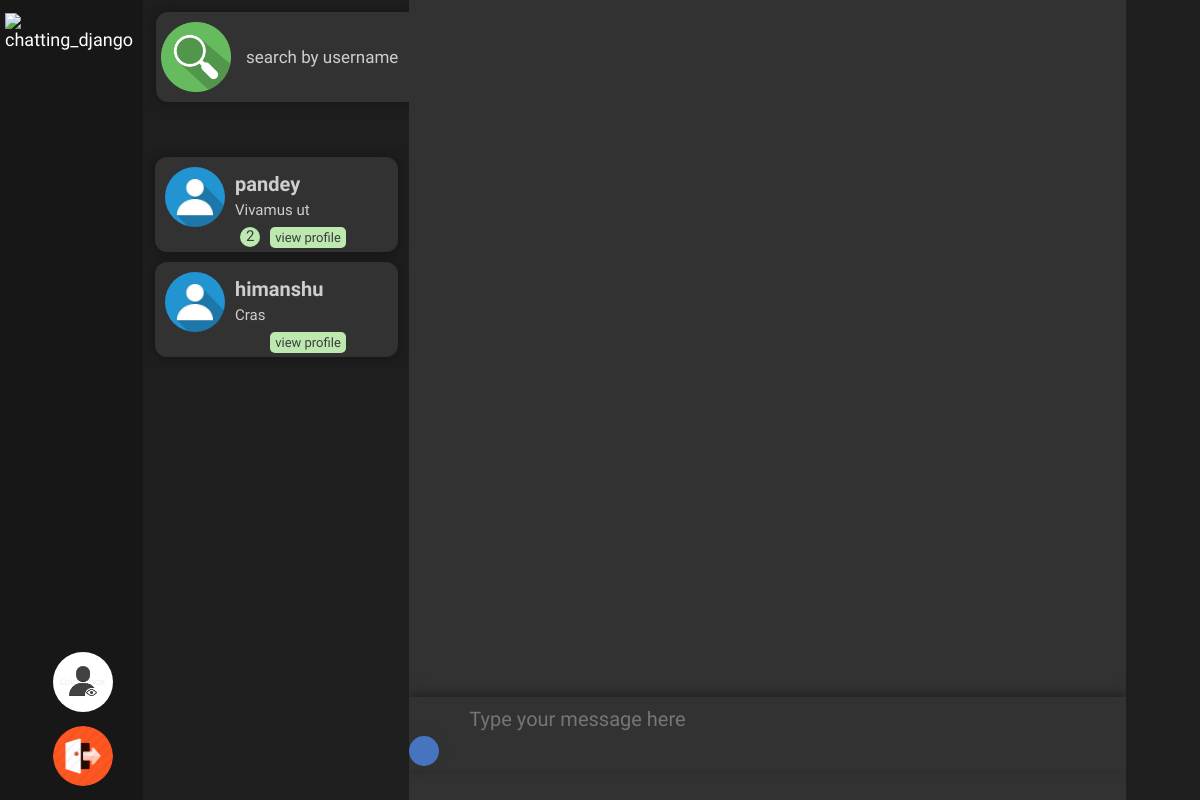
The app's page /app/ (signed in) with its own data.
### chatsDB/models.py (models this page shows, shortened)
class Contacts(models.Model):
	user = models.ForeignKey(User, on_delete=models.CASCADE, related_name="contacts")
	contact = models.ForeignKey(User,on_delete=models.CASCADE, related_name="inContactList")
	last_message = models.ForeignKey(Messages, null=True,blank=True,on_delete=models.SET_NULL)
	unread_messages = models.PositiveIntegerField(null=False, default=0, validators=[MinValueValidator(0)])

class Messages(models.Model):
	related_contact = models.ForeignKey('Contacts', on_delete=models.PROTECT, related_name="messages")
	message = models.TextField(null=False ,blank=False)
	date_created=models.DateTimeField(auto_now = True)
	read = models.BooleanField(default=False)
	delivered = models.BooleanField(default=False)
	class Meta:
		verbose_name="messages"

### chat/models.py (models this page shows, shortened)
class Profile(models.Model):
	profile_picture = models.ImageField(
							upload_to='userPofilePic',
							default='default.jpg'
						)
	status = models.CharField(max_length=100, default="no description")
	user = models.OneToOneField(User, on_delete=models.CASCADE)

### chat/views.py (the view)
# urls.py: path('',views.UserHome.as_view(), name='chat-userHome'),
class UserHome(LoginRequiredMixin, generic.View):
	template_name = 'chat/userHome.html'
	def get(self,*args,**kwargs):
		search_form = forms.searchForm()
		send_message_form = SendMessageForm()
		contacts_detail = chatsDBviews.getContactsDetail(self.request)
		context={
			"search":search_form,
			"send_message_form":send_message_form,
			"contacts":contacts_detail
		}
		return render(self.request,self.template_name,context)

### chat/forms.py
class searchForm(forms.Form):
    username = forms.CharField(label='',)
    def __init__(self,*args,**kwargs):
        super().__init__(*args,**kwargs)
        self.fields['username'].widget.attrs.update({
                 "placeholder":"search by username"
             })

### chatsDB/forms.py
class SendMessageForm(forms.ModelForm):
	message = forms.CharField(widget=forms.Textarea, label='')
	class Meta:
		fields=['message']
		model=Messages
	def __init__(self,*args,**kwargs):
		super().__init__(*args,**kwargs)
		self.fields['message'].widget.attrs.update({
				"class" : "hideScrollBar" ,
				"row" : "1" ,
				"placeholder" :"Type your message here"
			})

### chatsDB/views.py (called while the page is built)
def getContactsDetail(request):
    contacts = Contacts.objects.filter(user=request.user).all()
    contacts = contacts.order_by('-last_message__date_created')
    return contacts

### chat/templates/chat/userHome.html (shortened to what this page needs)
{% extends 'chat/base.html' %}
{% load static %}
{% block addCss %}
	<link rel="stylesheet" type="text/css" href="{% static 'chat/userHome.css' %}">
	<link rel="stylesheet" type="text/css" href="{% static 'chat/userHomeNavBar.css' %}">
{% endblock addCss %}
{% block navLogo %}
	<li><a href="{% url 'chat-userHome' %}"><img src= "{% static 'chat/images/logo.png' %}" alt="chatting_django"></a></li>
{% endblock navLogo %}
{% block navLoginLogout %}
	<li><a href="{% url 'auth-logout' %}"><img src="{% static 'chat/images/logout.png' %}"></a></li>
{% endblock navLoginLogout %}
{% block body %}
	<div id="chatRoot" current-user="{{ request.user.username }}" current-chat-window="" get-message-url="{% url 'chatsDB-get' %}" check-new-message="{% url 'chatsDB-check' %}" profile-view-url="scout/" get-profile-picture='{% url "chatsDB-get-dp" %}'>
		<div class="hideScrollBar" id="sideBar" >
			<form novalidate id="searchInput" method="get" search-url="{% url 'chat-search-user' %}" >
				{{search}}
			</form>
			<div id="chats" class="sideBarContent">
				<ul></ul>
			</div>
			<div id="contacts" class="sideBarContent">
				<ul>
					{% for contact in contacts %}
						<li username="{{contact.contact.username}}" onclick="setCurrentChatWindow(event)"  class="addShadowSearch">
							<img src="{{ contact.contact.profile.profile_picture.url }}">
							<div class="outer">
								<h1>{{ contact.contact.username }}</h1>
								<p>{{ contact.last_message.message }}</p>
								<div class="inner">
									<a onclick="viewProfileClicked(event)" target="_blank" href="{% url 'chat-profile' username=contact.contact.username %}">view profile</a>
									{% if contact.unread_messages %}
										<p>{{ contact.unread_messages }}</p>
									{% endif %}
								</div>
							</div>
						</li>
					{% endfor %}
				</ul>
			</div>
		</div>
		<div id='messageArea'>
			<div id="messages" class="hideScrollBar">
				<ul class="hideScrollBar"></ul>
			</div>
			<div id="textareaHolder">
				<form novalidate id="messageTypeArea" send-to="{% url 'chatsDB-send' %}" >
					{{ send_message_form }}
					<button class="addShadow" type=submit></button>
				</form>
			</div>
		</div>
	</div>
{% endblock body %}

### chat/static/chat/base.css (style rules this page uses)
* { margin:0; padding: 0; }

### chat/static/chat/NavBar.css (style rules this page uses)
nav ul li { text-decoration: none; font-size: 18px; font-family: Yanone Kaffeesatz; align-self: center; }
#nav1 ul li { padding: 20px 8px 20px 10px; }
#nav2 ul li { padding: 16px 20px 0px 5px; margin-top: 10px; margin-right:10px; }
#nav2 ul li img { height:40px; width: 40px; border-radius: 50%; }
nav ul li a { color: white; text-decoration:none; }
#nav1 ul li img { height:40px; width: 40px; margin-top: 3px; margin-left: 5px; padding-right: 10px; }

### chat/static/chat/userHome.css (style rules this page uses)
#chatRoot { grid-area:chatRoot; width:140%; height:94vh; display:grid; grid-template-columns: .24fr .76fr; grid-template-areas: "sideBar messageArea"; }
#sideBar { grid-area:sideBar; border-right-style:none; border-right-width:2px; border-right-color:grey; height:100vh; overflow: auto; padding-top:7px; scrollbar-width:none; }
#messageArea { grid-area:messageArea; background-color:rgb(50, 50, 50); overflow: hidden; width:85%; display:grid; grid-template-rows:.95fr .05fr; grid-template-areas: "display" "textAreaHolder"; }
#searchInput { padding: 5px 5px 5px 10px; }
#searchInput input[type=text] { background-image:url(./images/search.png); background-size: 70px 70px; background-repeat: no-repeat; background-position: 5px 10px; width:67.5%; height:90px; margin:0 3px 0 3px; border-style: none; border-radius: 12px; padding: 0px 4px 0px 90px; font-family: Yanone Kaffeesatz; color:rgb(206,206,206); font-size:17px; background-color: rgb(50,50,50); outline:none; transition: all .25s linear; box-shadow: 0 0 10px rgb(20,20,20); }
.sideBarContent { height: auto; }
.sideBarContent ul { padding:20px 10px 10px 10px; list-style:none; }
.sideBarContent ul li { cursor: pointer; color:rgb(206, 206, 206); padding:5px 0px 0px 5px; width:96.5%; height: 90px; background-color: rgb(50,50,50); margin: 0px 7px 10px 2px; border-radius:12px; display:grid; transition: all .1s linear; grid-template-columns: .25fr .75fr; grid-template-areas: "image username"; }
.sideBarContent ul li img { width: 100px; height: 100px; border-radius:50%; padding: 5px 5px 5px 5px; grid-area:image; }
.sideBarContent ul li .outer { grid-area:username; padding-top:10px; padding-left:5px; color:rgb(206,206,206); font-family:Yanone Kaffeesatz; font-size:18px; }
.sideBarContent ul li .outer h1 { padding-bottom: 5px; font-size:20px; }
.sideBarContent ul li .outer p { padding-bottom: 8px; line-height: 1.2; font-size:15px; overflow: hidden hidden; text-overflow:ellipsis; max-height:8px; max-width:80%; }
.sideBarContent ul li .outer .inner { display: flex; flex-flow: row-reverse; padding-top:10px; }
.sideBarContent ul li .outer .inner p { background-color:rgb(189, 232, 176); margin-right: 10px; heigth:30px; width: 20px; font-family: Yanone Kaffeesatz; border-radius: 50%; color:rgb(60,60,60); text-align: center; padding:6px 0 6px 0; line-height: .5; }
.sideBarContent ul li .outer .inner a { text-decoration: none; font-color:black; height:18%; margin-right: 10px; background-color:rgb(189, 232, 176); padding:3px 5px 3px 5px; font-size:13px; border-radius: 5px; color:rgb(60,60,60); cursor:pointer; }
#messages { max-height:100%; grid-area:display; overflow:hidden; display:flex; flex-direction: column-reverse; width:96%; }
#messages ul { list-style:none; height:auto; overflow:auto; padding: 10px 50px 30px 50px; scrollbar-width:none; }
#textareaHolder { grid-area:textAreaHolder; width:100%; display:grid; grid-template-columns: .94fr .06fr; grid-template-areas: "textArea sendButton"; transition: all .3s ease-in-out; -moz-transition: all .3s linear; box-shadow: 0px -4px 10px rgb(35,35,35); }
#messageTypeArea textarea { grid-area:textArea; height:20px; width:86%; padding:10px 5px 5px 60px; border-style:none; font-family:Yanone Kaffeesatz; font-size:20px; outline: none; resize:none; background-color: rgb(50, 50, 50); color:white; }
#messageTypeArea textarea:invalid { outline: none; box-shadow: none; }
#messageTypeArea button { grid-area:sendButton; border-radius:50%; height: 30px; width:30px; background-color: rgb(70, 116, 191); border-style:hidden; outline:none; background-image: url(./images/sendIcon.png); background-size:20px 20px; background-position: 7px 5px; background-repeat: no-repeat; }
.addShadow { box-shadow: 0px 0px 10px rgb(50,50,50); }
.addShadowSearch { box-shadow: 0 0 10px rgb(20,20,20); }

### chat/static/chat/userHomeNavBar.css (style rules this page uses)
#nav1 ul li { padding:0; }
#nav2 ul li { padding:0; margin:0; margin-bottom:10px; }
#AppRoot div ul li img { height: 60px; width:60px; }

### records on screen
Contacts: contact.profile.profile_picture (placeholder picture), contact.username "pandey", last_message.message "Vivamus ut…", unread_messages "2"
Contacts: contact.profile.profile_picture (placeholder picture), contact.username "himanshu", last_message.message "Cras…"
